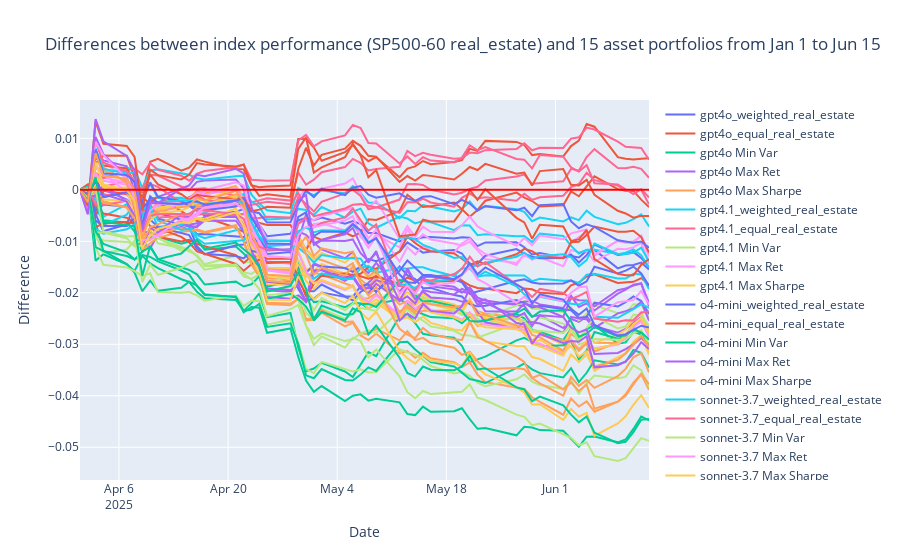

Here is the notebook cell this chart was saved with:
### Markdown cell above
The table above is used to compose the Table 5.2 with portfolio performances based on out-of-sample cumulative returns.

### Code cell
outsample_data_diff_comp = cumulative_returns_diff_comp.loc[outsample_startdate:outsample_enddate]

fig = go.Figure()

for column in outsample_data_diff_comp.columns:
    fig.add_trace(go.Scatter(x=outsample_data_diff_comp.index.sort_values(),
                                y=outsample_data_diff_comp[column],
                                mode='lines',
                                name=column))

fig.add_trace(go.Scatter(x=outsample_data.index.sort_values(),
                            y=np.array([0] * len(outsample_data)),
                            mode='lines',
                            name='Zero Line',
                            line=dict(width=2, color='red')))

num_asset = len(df_sector)
fig.update_layout(
    title=f'Differences between index performance ({full_ticker} {sector_name}) and {num_asset} asset portfolios from Jan 1 to Jun 15',
    xaxis_title='Date',
    yaxis_title='Difference',
    hovermode="x unified"
)

fig.show()
